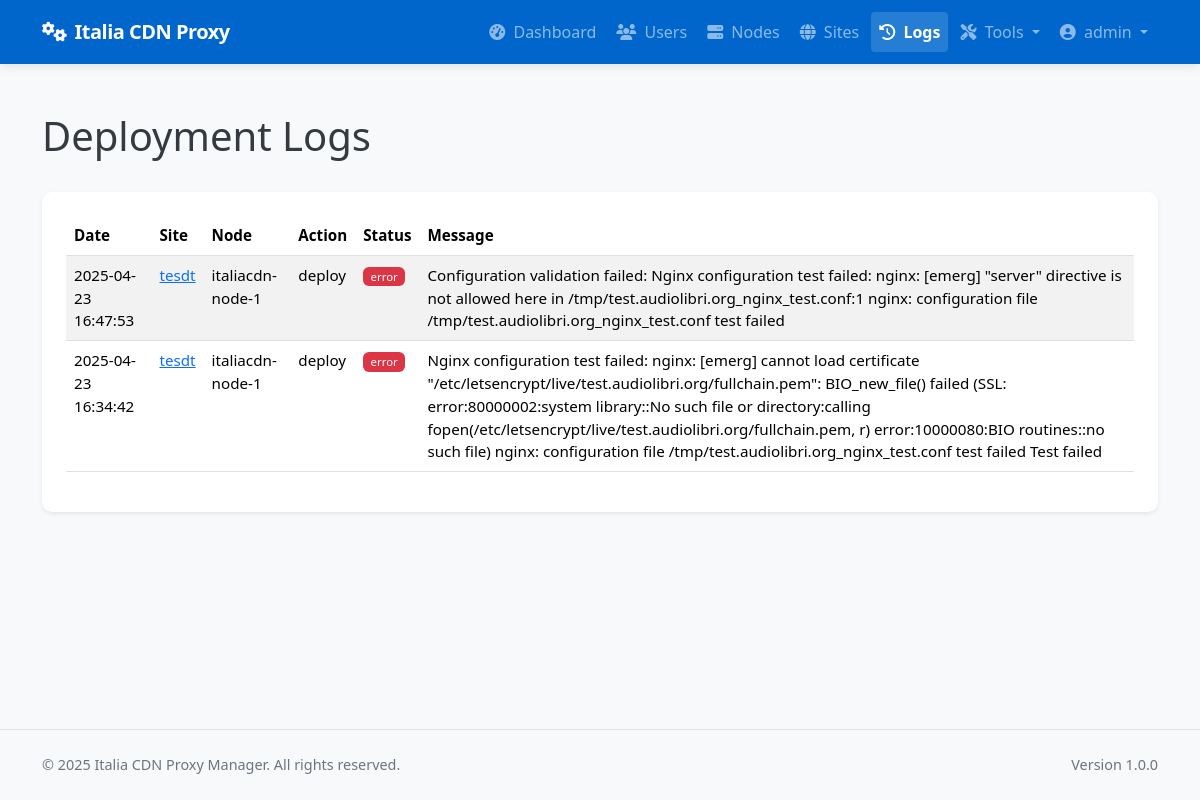
The page /admin/logs (signed in) on the database its author committed.
### app/models/models.py (models this page shows, shortened)
class User(db.Model):
    __tablename__ = 'users'
    id = db.Column(db.Integer, primary_key=True)
    username = db.Column(db.String(64), unique=True, index=True, nullable=False)
    email = db.Column(db.String(120), unique=True, index=True, nullable=False)
    password_hash = db.Column(db.String(128), nullable=False)
    role = db.Column(db.String(20), nullable=False, default='client')  # 'admin' or 'client'
    is_active = db.Column(db.Boolean, default=True)
    created_at = db.Column(db.DateTime, default=datetime.utcnow)
    last_login = db.Column(db.DateTime, nullable=True)
    sites = db.relationship('Site', backref='owner', lazy='dynamic')
    def is_admin(self):
        return self.role == 'admin'

class DeploymentLog(db.Model):
    __tablename__ = 'deployment_logs'
    id = db.Column(db.Integer, primary_key=True)
    site_id = db.Column(db.Integer, db.ForeignKey('sites.id'), nullable=False)
    node_id = db.Column(db.Integer, db.ForeignKey('nodes.id'), nullable=False)
    user_id = db.Column(db.Integer, db.ForeignKey('users.id'), nullable=True)  # Who performed the action
    action = db.Column(db.String(64), nullable=False)  # deploy, update, remove, ssl_renew, discovery, rollback
    status = db.Column(db.String(20), nullable=False)  # success, error
    message = db.Column(db.Text, nullable=True)
    created_at = db.Column(db.DateTime, default=datetime.utcnow)
    site = db.relationship('Site', backref=db.backref('deployment_logs', lazy='dynamic'))
    node = db.relationship('Node', backref=db.backref('deployment_logs', lazy='dynamic'))
    user = db.relationship('User', backref=db.backref('deployment_logs', lazy='dynamic'))

class Site(db.Model):
    __tablename__ = 'sites'
    id = db.Column(db.Integer, primary_key=True)
    name = db.Column(db.String(64), nullable=False)
    domain = db.Column(db.String(255), unique=True, nullable=False)
    protocol = db.Column(db.String(10), nullable=False, default='https')  # http or https
    origin_protocol = db.Column(db.String(10), nullable=False, default='http')  # http or https for origin
    origin_address = db.Column(db.String(255), nullable=False)  # Backend server address
    origin_port = db.Column(db.Integer, nullable=False)
    user_id = db.Column(db.Integer, db.ForeignKey('users.id'), nullable=True)  # Allow null for discovered sites
    is_active = db.Column(db.Boolean, default=True)
    is_blocked = db.Column(db.Boolean, default=False)
    is_discovered = db.Column(db.Boolean, default=False)  # Whether this site was discovered from node
    use_waf = db.Column(db.Boolean, default=False)
    force_https = db.Column(db.Boolean, default=True)  # New column to force HTTP to HTTPS redirect
    enable_cache = db.Column(db.Boolean, default=True)
    cache_time = db.Column(db.Integer, default=3600)  # Cache time in seconds, default 1 hour
    cache_static_time = db.Column(db.Integer, default=86400)  # Cache time for static assets in seconds, default 1 day
    custom_cache_rules = db.Column(db.Text, nullable=True)  # Custom cache rules in Nginx format
    cache_browser_time = db.Column(db.Integer, default=3600)  # Browser cache time in seconds, default 1 hour
    created_at = db.Column(db.DateTime, default=datetime.utcnow)
    updated_at = db.Column(db.DateTime, default=datetime.utcnow, onupdate=datetime.utcnow)
    custom_config = db.Column(db.Text, nullable=True)  # Additional Nginx configuration
    site_nodes = db.relationship('SiteNode', backref='site', lazy='dynamic')
    ssl_certificates = db.relationship('SSLCertificate', backref='site', lazy='dynamic')
    config_versions = db.relationship('ConfigVersion', backref='site', lazy='dynamic')

class Node(db.Model):
    __tablename__ = 'nodes'
    id = db.Column(db.Integer, primary_key=True)
    name = db.Column(db.String(64), unique=True, nullable=False)
    ip_address = db.Column(db.String(45), nullable=False)  # IPv4 or IPv6
    ssh_port = db.Column(db.Integer, default=22)
    ssh_user = db.Column(db.String(64), nullable=False)
    ssh_key_path = db.Column(db.String(256), nullable=True)  # Path to SSH key file
    ssh_password = db.Column(db.String(256), nullable=True)  # Encrypted password (if using password auth)
    is_active = db.Column(db.Boolean, default=True)
    is_discovered = db.Column(db.Boolean, default=False)  # Whether this node was discovered from YAML
    created_at = db.Column(db.DateTime, default=datetime.utcnow)
    updated_at = db.Column(db.DateTime, default=datetime.utcnow, onupdate=datetime.utcnow)
    nginx_config_path = db.Column(db.String(256), default='/etc/nginx/conf.d')
    nginx_reload_command = db.Column(db.String(256), default='sudo systemctl reload nginx')
    detected_nginx_path = db.Column(db.String(256), nullable=True)  # Store detected nginx path
    site_nodes = db.relationship('SiteNode', backref='node', lazy='dynamic')

### app/controllers/admin.py (the view)
@admin.route('/logs')
@login_required
@admin_required
def deployment_logs():
    logs = DeploymentLog.query.order_by(DeploymentLog.created_at.desc()).all()
    return render_template('admin/logs.html', logs=logs)

### app/models/__init__.py (called while the page is built)
@login_manager.user_loader
def load_user(user_id):
    return User.query.get(int(user_id))

### app/services/access_control.py (called while the page is built)
def admin_required(f):
    @wraps(f)
    def decorated_function(*args, **kwargs):
        if not current_user.is_admin():
            flash('You need admin privileges to access this page.', 'error')
            return abort(403)
        return f(*args, **kwargs)
    return decorated_function

### app/templates/admin/logs.html (shortened to what this page needs)
{% extends 'base.html' %}
{% block content %}
<div class="container py-4">
    <div class="d-flex justify-content-between align-items-center mb-4">
        <h1>Deployment Logs</h1>
    </div>
    <div class="card shadow-sm">
        <div class="card-body">
            {% if logs %}
                <div class="table-responsive">
                    <table class="table table-striped table-hover">
                        <thead>
                            <tr>
                                <th>Date</th>
                                <th>Site</th>
                                <th>Node</th>
                                <th>Action</th>
                                <th>Status</th>
                                <th>Message</th>
                            </tr>
                        </thead>
                        <tbody>
                            {% for log in logs %}
                            <tr>
                                <td>{{ log.created_at.strftime('%Y-%m-%d %H:%M:%S') }}</td>
                                <td>
                                    <a href="{{ url_for('admin.view_site', site_id=log.site_id) }}">
                                        {{ log.site.name }}
                                    </a>
                                </td>
                                <td>{{ log.node.name }}</td>
                                <td>{{ log.action }}</td>
                                <td>
                                    <span class="badge bg-{{ 'success' if log.status == 'success' else 'danger' }}">
                                        {{ log.status }}
                                    </span>
                                </td>
                                <td>{{ log.message }}</td>
                            </tr>
                            {% endfor %}
                        </tbody>
                    </table>
                </div>
            {% else %}
                <div class="alert alert-info">
                    No deployment logs found.
                </div>
            {% endif %}
        </div>
    </div>
</div>
{% endblock %}

### app/templates/base.html (shortened to what this page needs)
<!DOCTYPE html>
<html lang="en">
<head>
    <link href="https://cdn.jsdelivr.net/npm/bootstrap@5.3.2/dist/css/bootstrap.min.css" rel="stylesheet">
    <link rel="stylesheet" href="https://cdnjs.cloudflare.com/ajax/libs/font-awesome/6.4.2/css/all.min.css">
</head>
<body>
    <header>
        <nav class="navbar navbar-expand-lg navbar-dark bg-primary">
            <div class="container">
                <a class="navbar-brand" href="/">
                    <i class="fas fa-cogs me-2"></i>Italia CDN Proxy
                </a>
                <div class="collapse navbar-collapse" id="navbarNav">
                    <ul class="navbar-nav ms-auto">
                        {% if current_user.is_authenticated %}
                            {% if current_user.is_admin() %}
                                <li class="nav-item">
                                    <a class="nav-link {% if request.endpoint == 'admin.dashboard' %}active{% endif %}" href="{{ url_for('admin.dashboard') }}">
                                        <i class="fas fa-tachometer-alt me-1"></i> Dashboard
                                    </a>
                                </li>
                                <li class="nav-item">
                                    <a class="nav-link {% if 'admin.list_users' in request.endpoint %}active{% endif %}" href="{{ url_for('admin.list_users') }}">
                                        <i class="fas fa-users me-1"></i> Users
                                    </a>
                                </li>
                                <li class="nav-item">
                                    <a class="nav-link {% if 'admin.list_nodes' in request.endpoint %}active{% endif %}" href="{{ url_for('admin.list_nodes') }}">
                                        <i class="fas fa-server me-1"></i> Nodes
                                    </a>
                                </li>
                                <li class="nav-item">
                                    <a class="nav-link {% if 'admin.list_sites' in request.endpoint %}active{% endif %}" href="{{ url_for('admin.list_sites') }}">
                                        <i class="fas fa-globe me-1"></i> Sites
                                    </a>
                                </li>
                                <li class="nav-item">
                                    <a class="nav-link {% if request.endpoint == 'admin.deployment_logs' %}active{% endif %}" href="{{ url_for('admin.deployment_logs') }}">
                                        <i class="fas fa-history me-1"></i> Logs
                                    </a>
                                </li>
                                <li class="nav-item dropdown">
                                    <a class="nav-link dropdown-toggle" href="#" id="adminToolsDropdown" role="button" data-bs-toggle="dropdown" aria-expanded="false">
                                        <i class="fas fa-tools me-1"></i> Tools
                                    </a>
                                </li>
                            {% endif %}
                            <li class="nav-item dropdown">
                                <a class="nav-link dropdown-toggle" href="#" id="userDropdown" role="button" data-bs-toggle="dropdown" aria-expanded="false">
                                    <i class="fas fa-user-circle me-1"></i> {{ current_user.username }}
                                </a>
                            </li>
                        {% endif %}
                    </ul>
                </div>
            </div>
        </nav>
    </header>
    <main>
        {% block content %}{% endblock %}
    </main>
    <footer class="bg-light py-4 mt-auto border-top">
        <div class="container">
            <div class="row">
                <div class="col-md-6 text-center text-md-start">
                    <p class="mb-0">&copy; 2025 Italia CDN Proxy Manager. All rights reserved.</p>
                </div>
                <div class="col-md-6 text-center text-md-end">
                    <p class="mb-0">Version 1.0.0</p>
                </div>
            </div>
        </div>
    </footer>
</body>
</html>

### app/templates/base.html (style rules this page uses)
:root { --primary-color: #0066CC; --primary-dark: #0052a3; --success-color: #198754; --info-color: #0dcaf0; --warning-color: #ffc107; --danger-color: #dc3545; }
body { min-height: 100vh; display: flex; flex-direction: column; background-color: #f8f9fa; color: #343a40; }
main { flex: 1; padding: 1.5rem 0; }
.navbar-brand { font-weight: 700; letter-spacing: -0.5px; }
.navbar { box-shadow: 0 2px 10px rgba(0, 0, 0, 0.1); padding: 0.75rem 1rem; }
.nav-link { font-weight: 500; transition: all 0.2s ease; padding: 0.5rem 1rem; border-radius: 4px; margin: 0 0.125rem; }
.card { border-radius: 0.625rem; box-shadow: 0 4px 12px rgba(0, 0, 0, 0.05); border: none; margin-bottom: 1.75rem; overflow: hidden; transition: transform 0.2s, box-shadow 0.2s; }
.card-body { padding: 1.5rem; }
.bg-primary { background-color: var(--primary-color) !important; }
.table { font-size: 0.95rem; }
.table th { font-weight: 600; border-top: none; }
.table-striped tbody tr:nth-of-type(odd) { background-color: rgba(0, 0, 0, 0.02); }
.badge { font-weight: 500; padding: 0.35em 0.65em; }
.nav-link.active { font-weight: 600; background-color: rgba(255, 255, 255, 0.15); }
footer { font-size: 0.9rem; color: #6c757d; }

### rows shown on the page
User: username "admin"
DeploymentLog: created_at "2025-04-23 16:47:53", site.name "tesdt", node.name "italiacdn-node-1", action "deploy", status "error", message "Configuration validation failed: Nginx configuration test failed: nginx: [emerg] \"server\" directive is not allowed here in /tmp/test.audiolibri.org_nginx_test.conf:1 nginx: configuration file /tmp/test.audiolibri.org_nginx_test.conf test failed"
DeploymentLog: created_at "2025-04-23 16:34:42", site.name "tesdt", node.name "italiacdn-node-1", action "deploy", status "error", message "Nginx configuration test failed: nginx: [emerg] cannot load certificate \"/etc/letsencrypt/live/test.audiolibri.org/fullchain.pem\": BIO_new_file() failed (SSL: error:80000002:system library::No such file or directory:calling fopen(/etc/letsencrypt/live/test.audiolibri.org/fullchain.pem, r) error:10000080:BIO routines::no such file) nginx: configuration file /tmp/test.audiolibri.org_nginx_test.conf test failed Test failed"
